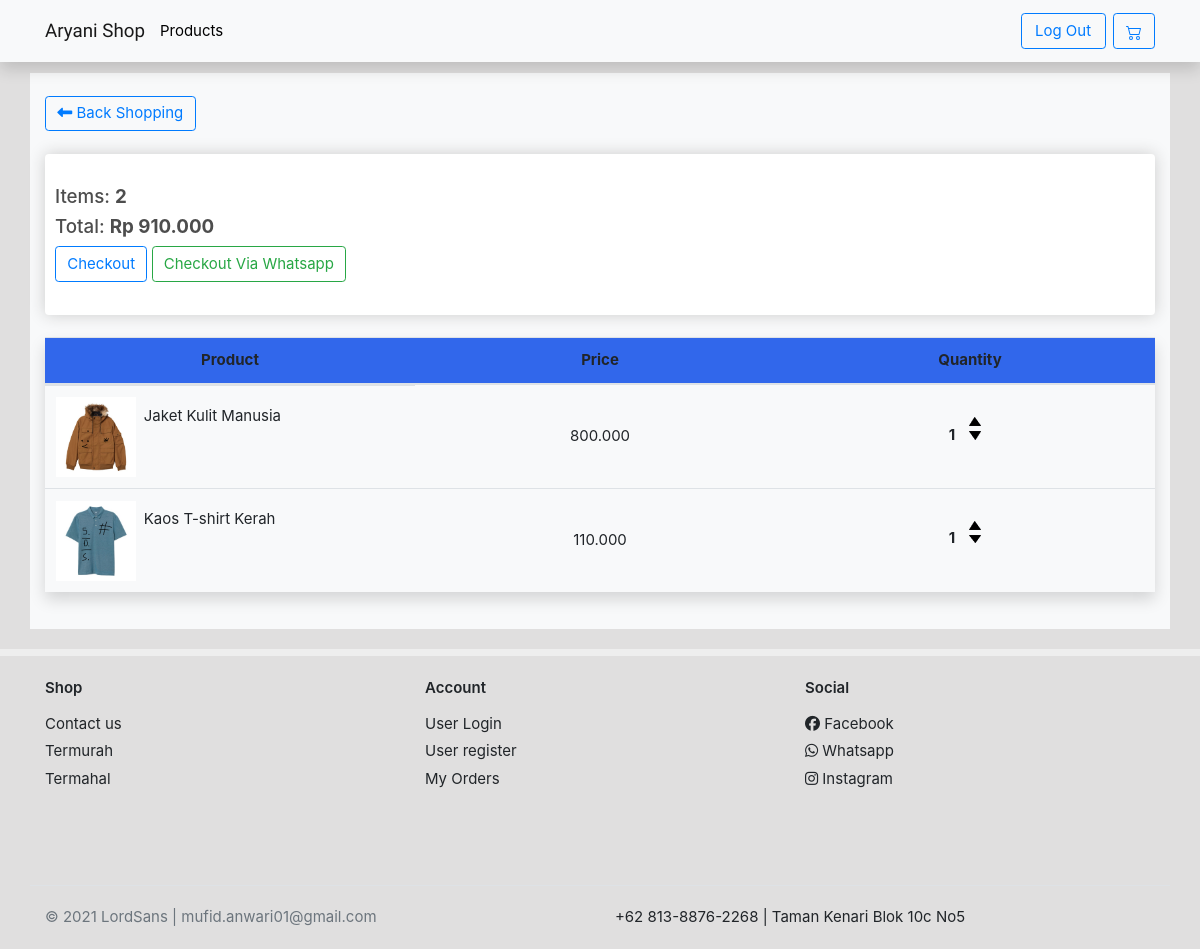
The app's page /cart/ (signed in), older data.
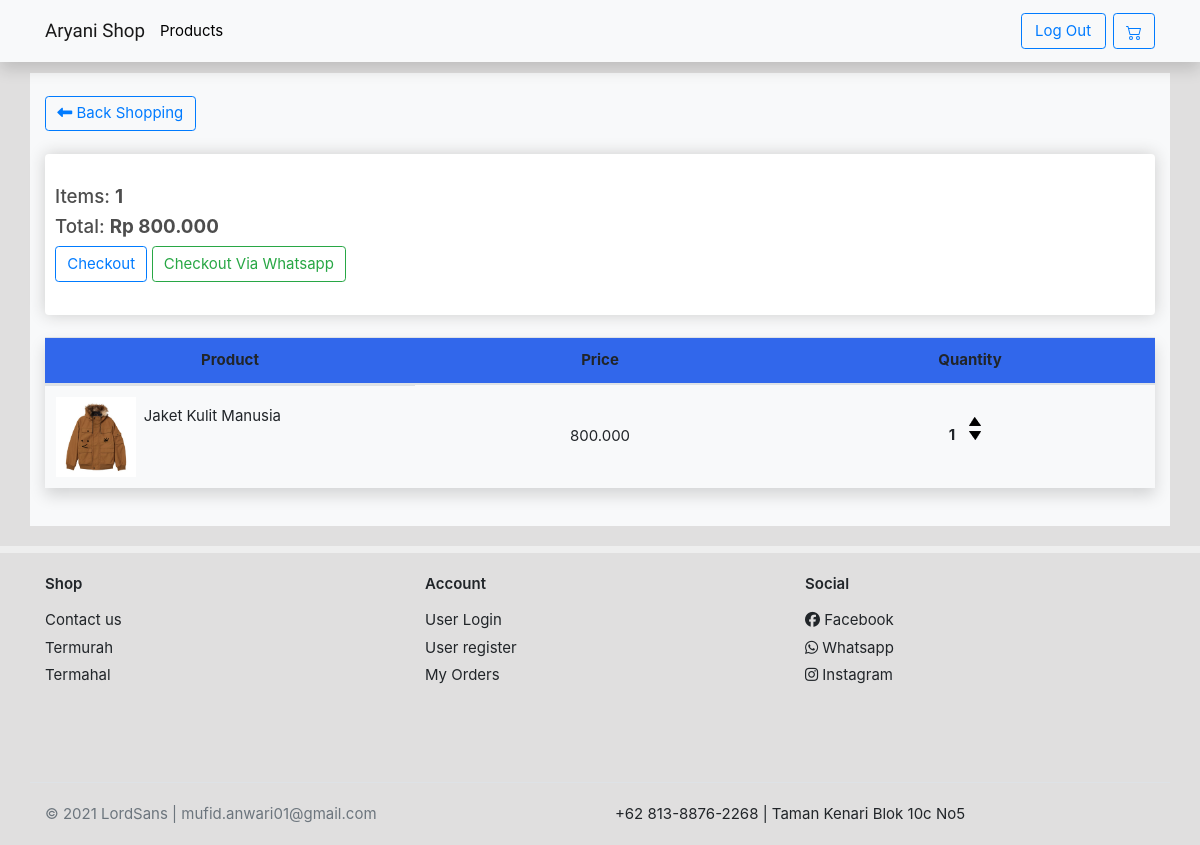
The same page, newer data.
### home/models.py (models this page shows, shortened)
class Order(models.Model):
    user = models.ForeignKey(User, on_delete=models.CASCADE, null=True, blank= True)
    date_order = models.DateTimeField(auto_now_add=True)
    complete = models.BooleanField(default=False, null=True, blank=False)
    transaction_id = models.CharField(max_length=255, null=True, unique=True)
    @property
    def get_cart_totals(self):
        orderitem = self.orderitem_set.all()
        return sum([item.get_total for item in orderitem])
    @property
    def get_cart_items(self):
        orderitem = self.orderitem_set.all()
        return sum([item.quantity for item in orderitem])

class OrderItem(models.Model):
    product = models.ForeignKey(Product, null=True, on_delete=models.SET_NULL, blank=True)
    order = models.ForeignKey(Order, null=True, on_delete=models.SET_NULL, blank=True)
    quantity = models.IntegerField(default=0, null=True,blank=True)
    date_added = models.DateTimeField(auto_now_add=True)
    @property
    def get_total(self):
        print(self.quantity)
        return self.product.price * self.quantity

class Product(models.Model):
    category = models.ForeignKey(Category, related_name='product', on_delete=models.CASCADE)
    title = models.CharField(max_length=200,unique=True)
    image_product = models.ImageField(null=True, blank=True,upload_to='images/')
    price = models.DecimalField(max_digits=7,decimal_places=3)
    description = models.TextField()
    upload_time = models.DateField(auto_now_add=True)
    stock = models.IntegerField(default=1)
    slug = models.SlugField(blank= True)
    @property
    def imageURL(self):
        try:
            url = self.image_product.url
        except:
            url = ''
        return url

### home/views.py (the view)
# urls.py: path('',HomeView.as_view(template_name='home/indexhome.html',paginate_by=4),name='index'),
class HomeView(ListView):
    model = Product
    category = Category.objects.all()
    queryset = model.objects.all()
    extra_context = {
        'categories':category
    }
    def get_queryset(self):
        request = self.request.GET
        if len(request) != 0:
            if next(iter(request)) == 'category':
                self.queryset = Product.objects.filter(category_id=self.request.GET['category'])
        return super().get_queryset()
    def get_ordering(self):
        request = self.request.GET
        if len(request) != 0:
            for i in request:
                if i == 'more-filter':
                    ordering = [request["more-filter"]]
                    return ordering
    def get_context_data(self,*args,**kwargs):
        request = self.request
        context = super().get_context_data()
        self.kwargs.update(self.extra_context)
        kwargs = self.kwargs
        if len(request.GET) != 0:
            if next(iter(request.GET)) == 'category-id':
                context['active'] = Category.objects.get(id=request.GET['category-id'])
        context.update(cartData(self.request))
        context.update(mergeFunction(request,context['items']))
        return context

### home/utils.py (called while the page is built)
def cartData(request):
    if request.user.is_authenticated:
        customer = request.user
        order,created = Order.objects.get_or_create(user=customer, complete=False)
        items = order.orderitem_set.all()
    else:
        items = []
        order = {'get_cart_items':'0','get_cart_totals':'0'}
        items = order['get_cart_totals']
    return {'items':items, 'order':order}

def whatsappLinkCheckout(request,context):
    items = context
    if len(context) > 1 or context == 0:
        productName = [item.product.title for item in items]
        productNumber = [item.quantity for item in items]
        title = ""
        for i,a in zip(productName,productNumber):
            title += str(i) +" Jumlahnya: "+ str(a)
            title += ', '
        textWA = f'Permisi Bu aryani Saya ingin memesan:%0A{title}%0ADikirim Ke :%0ACatatan :%0ASekian Terimakasih.'
        linked = {'link':base + textWA.replace(' ', '%20')}
        return linked
    else:
        return {'link':'Failed'}

def checkUser(request):
    userr = False
    if str(request.user) == 'AnonymousUser':
        userr = True
        print(request.user)
        return {'hai':'hai','is_user':'tidak ada'}
    return {'hai':'hai'}

def paginationFilter(request):
    full_path = request.get_full_path()
    yolo = False
    if len(request.GET) != 0:
        yolo = True
        return {'path':full_path,'aye':yolo}
    return {'aye':yolo}

def mergeFunction(request,context):
    dictionary = {}
    dictionary.update(whatsappLinkCheckout(request,context))
    dictionary.update(paginationFilter(request))
    dictionary.update(checkUser(request))
    return dictionary

### templates/home/cart.html (shortened to what this page needs)
{% extends 'base.html' %}
{% load static %}
{% block content %}
    <section class="under-nav">
        <div class="container bg-light pt-4 pb-4">
            <a class="btn btn-outline-primary mb-4" href="{% url 'homey:product' %}"><i class="fas fa-long-arrow-alt-left"></i> Back Shopping</a>
            <div class="row">
                <div class="col-md-12">
                    <div class="box-element">
                        <div class="grid-cover mt-4 pb-4">
                            <div class="grid-child my-auto"><h5>Items: <strong id="quantity-item">{{order.get_cart_items}}</strong></h5></div>
                            <div class="grid-child mx-auto my-auto"><h5>Total: <strong>Rp {{order.get_cart_totals}}</strong></h5></div>
                            <div class="grid-child ml-auto my-auto">
                                <button type="button" class="btn checkout btn-outline-primary" data-toggle="modal" data-target="#exampleModal">
                                    Checkout
                                </button>
                                <a class="btn checkout btn-outline-success" href="{{link}}">Checkout Via Whatsapp</a>
                            </div>
                        </div>
                    </div>
                    <br>
                    <table class="table shadow text-center">
                        <thead class="thead bg-blue">
                            <tr>
                                <th width="300px" scope="col">Product</th>
                                <th width="300px" scope="col">Price</th>
                                <th width="300px" scope="col">Quantity</th>
                            </tr>
                        </thead>
                        <tbody>
                            {% for item in items %}
                                <tr>
                                    <td class="cart-info" style="vertical-align: middle;">
                                        <img width="80px" src="{{item.product.imageURL}}" alt="">
                                        <p class="pt-2 pl-2">{{item.product.title}}</p>
                                    </td>
                                    <td style="vertical-align: middle;">{{item.product.price}}</td>
                                    <td style="vertical-align: middle;" class="td-quantity" width="100px">
                                        <p class="quantity">{{ item.quantity }}</p>
                                        <div class="quantity">
                                            <img data-product='{{item.product.id}}' data-action='add' class="chg-quantity update-cart" src="{% static 'arrow-up.png' %}">
                                            <img data-product='{{item.product.id}}' data-action='remove' class="chg-quantity update-cart" src="{% static 'arrow-down.png' %}">
                                        </div>
                                    </td>
                                </tr>
                            {% endfor %}
                        </tbody>
                    </table>
                </div>
            </div>
        </div>
    </section>
{% endblock content %}

### templates/base.html (shortened to what this page needs)
{% load static %}
<!DOCTYPE html>
<html lang="en">
<head>
	{% include "snippets/styles.html" %}
	<link rel="stylesheet" href="{% static "ui.css" %}">
	<link rel="stylesheet" href="{% static "style.css" %}">
</head>
<body>
	<nav class="navbar shadow fixed-top navbar-expand-sm navbar-light bg-light">
		<div class="container">
	  		<h2><a class="navbar-brand" href="{% url 'homey:index' %}">Aryani Shop</a></h2>
	  		<a href="{% url 'homey:product' %}" class="text-decoration-none mr-auto" style="color:black;">Products</a>
			<div class="collapse navbar-collapse" id="navbarNavAltMarkup">
			    <div class="navbar-nav ml-auto">
					<a id="logout-btn" href='{% url "logout" %}' style="width:85px; box-sizing:border-box;" class="btn btn-outline-primary my-2 my-sm-0 mr-2 hidden">Log Out</a>
	  				<a href="{% url 'homey:cart' %}" class="tombol btn btn-outline-primary my-2 my-sm-0">
	  				</a>
		 		</div>
	  		</div>
	  	</div>
	</nav>
	{% block content %}
	{% endblock content %}
	<footer class="section-footer section-content">
		<div class="container mt-3">
			<section class="footer-top padding-y">
				<div class="row">
					<aside class="col-md col-6 mt-2">
						<h6 class="title">Shop</h6>
						<ul class="list-unstyled">
							<li> <a href="https://api.whatsapp.com/send?phone=6281388762268">Contact us</a></li>
							<li> <a href="{% url 'homey:product' %}?more-filter=price">Termurah</a></li>
							<li> <a href="{% url 'homey:product' %}?more-filter=-price">Termahal</a></li>
						</ul>
					</aside>
					<aside class="col-md col-6 mt-2">
						<h6 class="title">Account</h6>
						<ul class="list-unstyled">
							<li> <a href="{% url 'login' %}"> User Login </a></li>
							<li> <a href="{% url 'register' %}"> User register </a></li>
							<li> <a href="{% url 'homey:cart' %}"> My Orders </a></li>
						</ul>
					</aside>
					<aside class="col-md mt-2">
						<h6 class="title">Social</h6>
						<ul class="list-unstyled">
							<li><a href="#"> <i class="fab fa-facebook"></i> Facebook </a></li>
							<li><a href="{{URL}}"> <i class="fab fa-whatsapp"></i> Whatsapp </a></li>
							<li><a href="#"> <i class="fab fa-instagram"></i> Instagram </a></li>
						</ul>
					</aside>
				</div>
			</section>
			<section class="footer-bottom border-top row">
				<div class="col-md-4">
					<p class="text-muted"> &copy 2021 LordSans | mufid.anwari01@gmail.com</p>
				</div>
				<div class="col-md-8 text-md-center">
					<span  class="px-2">+62 813-8876-2268 | Taman Kenari Blok 10c No5</span>
				</div>
			</section>
		</div>
	</footer>
</body>
</html>

### templates/snippets/styles.html (shortened to what this page needs)
<link rel="stylesheet" href="https://cdn.jsdelivr.net/npm/bootstrap@4.5.3/dist/css/bootstrap.min.css">
<link rel="stylesheet" href="https://use.fontawesome.com/releases/v5.7.0/css/all.css">

### static/ui.css (style rules this page uses)
html { font-family: "Inter", sans-serif; font-size: 15px; }
.padding-y { padding-bottom: 40px; }
.bg-blue { background-color: #3167eb; }
p:last-child { margin-bottom: 0; }
.section-footer ul li { margin-bottom: 5px; }
.section-footer ul a { color: inherit; }
.section-footer .title { font-weight: 600; margin-bottom: 16px; color: #212529; }
.footer-bottom { padding-top: 20px; padding-bottom: 20px; }
[class*=list-] li:after { visibility: hidden; display: block; content: ""; overflow: hidden; height: 0; clear: both; }

### static/style.css (style rules this page uses)
body { background-color: rgba(168, 166, 166,.35); }
.under-nav { margin-top: 73px; }
.tombol { width: 42px; }
img { border-image-slice: all; }
.section-content { margin-top: 20px!important; border-top: 7px solid #eee; }
.padding-y { margin-bottom: 40px; }
*, *::before, *::after { box-sizing: border-box; }

### templates/base.html (style rules this page uses)
.navbar-brand { font-family: 'Viga', sans-serif; }

### templates/home/cart.html (style rules this page uses)
h1,h2,h3,h4,h5,h6 { color:hsl(0, 0%, 30%); }
.box-element { box-shadow:hsl(0, 0%, 80%) 0 0 16px; background-color: #fff; border-radius: 4px; padding: 10px; }
.cart-info { display: flex; flex-wrap: wrap; text-align: center; }
.quantity { display: inline-block; font-weight: 700; padding-right:10px; }
.chg-quantity { width: 12px; cursor: pointer; display: block; margin-top: 5px; transition:.1s; }

Row changes from the older to the newer data that the page shows:
removed OrderItem: product.imageURL (picture), product "Kaos T-shirt Kerah", product.price "110.000", quantity "1"
computed for Order: get_cart_items "2" → "1"; get_cart_totals "910.000" → "800.000"
